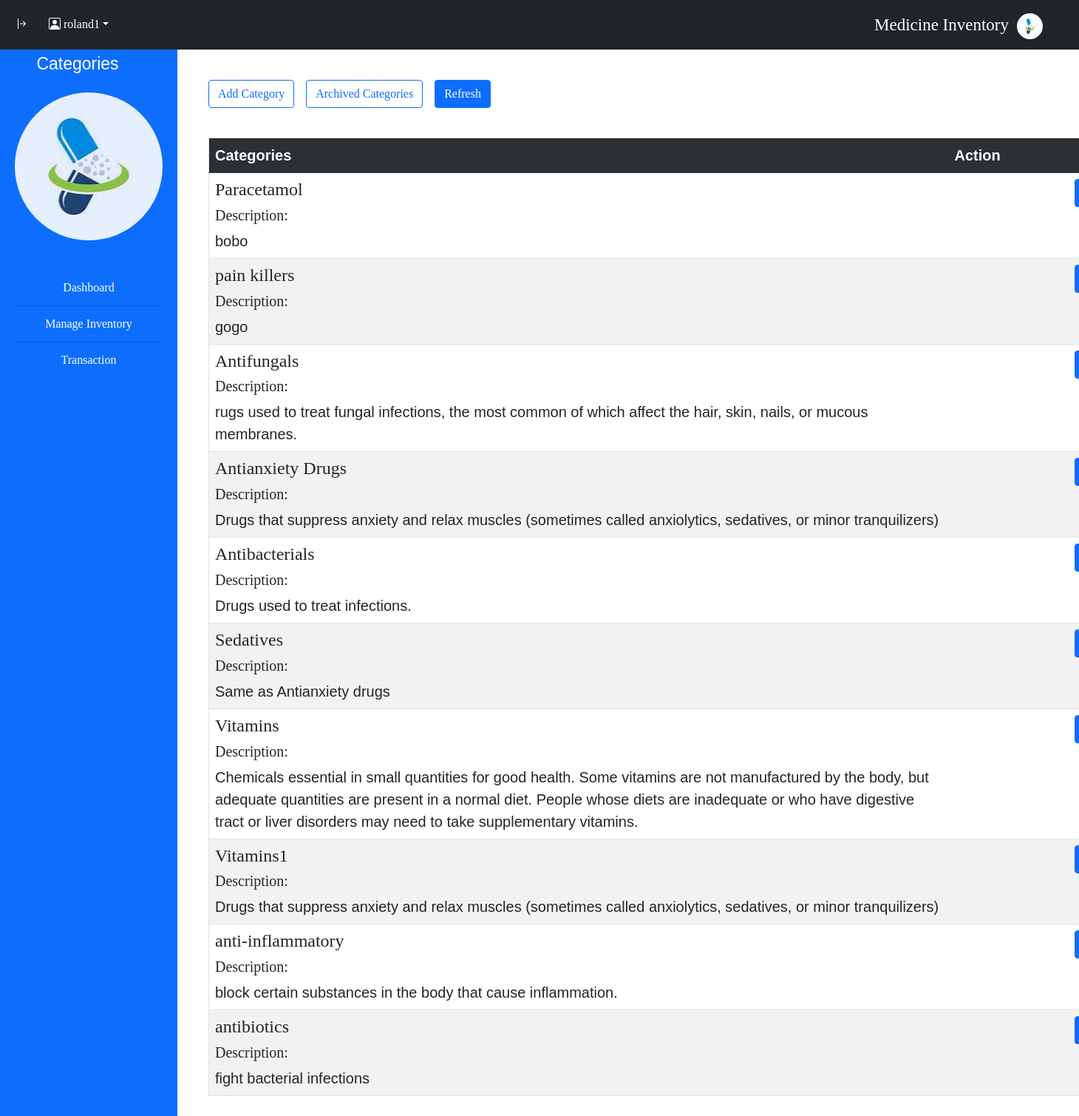
Page /php/categories.php (signed in) on the committed database.
### tables this page shows
CREATE TABLE `accounts` (
  `Acc_Id` int(11) NOT NULL,
  `Acc_username` varchar(50) NOT NULL,
  `Acc_password` varchar(50) NOT NULL,
  `Acc_email` varchar(50) NOT NULL,
  `Acc_date` date NOT NULL,
  `Acc_time` time NOT NULL,
  `Acc_status` varchar(50) NOT NULL
);

CREATE TABLE `categories` (
  `id` int(11) NOT NULL,
  `name` varchar(20) NOT NULL,
  `description` longtext NOT NULL,
  `archive` int(11) NOT NULL
);

### php/categories.php (the view, shortened to what this page needs)
<?php
 $servername = "localhost";
    $username = "root";
    $password = "";
    $dbname = "medicine_inventory";
    $conn = new mysqli($servername, $username, $password, $dbname);
    $usId =  $_SESSION['user_id'];
    if($usId != false){
            $sql = "SELECT * FROM `accounts` WHERE Acc_id = $usId";
            $result = $conn->query($sql);
            if ($result->num_rows > 0) {
                $row = $result->fetch_assoc();
                $userN = $row['Acc_username'];
            }
    }else{
        echo "<script>alert('no data found');
        document.location.href = 'logout.php';
    </script>";
    }
?>
<!DOCTYPE html>
<html lang="en">
<head>
    <link rel="stylesheet" type="text/css" href="..//css/mainTable.css?v=2"/>
    <link rel="stylesheet" type="text/css" href="..//css/manage.css?v=2" />
    <link href="https://cdn.jsdelivr.net/npm/bootstrap@5.0.2/dist/css/bootstrap.min.css" rel="stylesheet">
    <link rel="stylesheet" href="https://cdn.jsdelivr.net/npm/bootstrap-icons@1.11.3/font/bootstrap-icons.min.css">
</head>
<body>
<body >
<div class="containers-lg-12">
<nav id="sidebar" class="sidebar d-lg-block sidebar sidebar bg-primary">
<p class ="text-white">Categories</p>
<br>
<div class="imager"></div>
<br>
  <div class="position-sticky">
    <div class="list-group list-group-flush mx-3 mt-4">
    <a href="dashboard.php" class="list-group-item list-group-item-action py-2 ripple">
        Dashboard
      </a>
      <a  href="mangeStock.php" class="list-group-item list-group-item-action py-2 ripple">
        Manage Inventory
      </a>
      <a href="transactions.php" class="list-group-item list-group-item-action py-2 ripple">
        Transaction
      </a>
    </div>
  </div>
</nav>
<div class="mt-3">*</div>
        <div class="container-fluid mt-5" id="contents">
  <nav class="navbar navbar-expand-lg navbar-dark bg-dark fixed-top p-2">
    <button onclick="sidebarShow()" type="button" id="sidebarCollapse" class="btn btn-dark">
    <i class="bi bi-arrow-bar-right"></i>
    </button>
    <div class="btn-group">
    <a class="nav-link dropdown-toggle" style="color: white" href="#" id="navbarDropdown" role="button" data-bs-toggle="dropdown"><i class="bi bi-person-square"></i><?php echo '   '.$userN?></a>
          </div>
    <div class="medIn">
    <p class ="text-white">Medicine Inventory</p>
    <div class="logoImg"><img class="logoImg" src="../image/meds.jpg" alt="" width="35px" height="35px"></div>
    </div>
  </nav>
  <div class="supAdd">
  <button class="btn btn-outline-primary me-3" id="addMed" onclick="openCat()">Add Category</button>
  <button class="btn btn-outline-primary me-3" id="fetchArch" onclick="fetchArchive(1,'category')">Archived Categories</button>
  <button class="btn btn-primary" id="fetchNone" onclick="window.location.href = 'categories.php'">Refresh</button>
  </div>
<?php
    $servername = "localhost";
    $username = "root";
    $password = "";
    $dbname = "medicine_inventory";
    $conn = new mysqli($servername, $username, $password, $dbname);
    $sql = "SELECT * FROM categories where archive = 0";
    $result = $conn->query($sql);
    ?>
    <div id="tableData">
    <table class="table text-start table-striped table-hover">
        <tr class="table-dark text-start">
            <th>Categories</th>
            <th>Action</th>
        </tr>
        <?php
        if ($result->num_rows > 0) {
            while ($row = $result->fetch_assoc()) {
                echo "<tr class = 'text-start thead-dark ' onclick=\"populateCat(" . $row["id"] . ", '" . $row["name"] ."','".$row["description"]."')\">";
                echo "<td><h4>" . $row["name"] . "</h4>
                <h5>Description:</h5>
                ".$row["description"]."
                </td>";
                echo "<td> <div class ='butoon'><button id = 'edit' class = ' btn btn-primary editButon' onclick='openSupForm()'>Edit</button>
                </div></td>";
                echo "</tr>";
            }
        } else {
            echo "<tr><td colspan='3'>No data found</td></tr>";
        }
        ?>
    </table>
    </div>
    </div>
    </div>
</body>
</html>

### css/mainTable.css (style rules this page uses)
* { font-family: 'Libre Baskerville', serif; }
body { font-family: Arial, sans-serif; background-color: #f4f4f4; margin: 20px; }
table { width: 100%; border-collapse: collapse; margin-top: 20px; border: solid 5px; }
table, th, td { border: 1px solid #ddd; font-family: 'Franklin Gothic Medium', 'Arial Narrow', Arial, sans-serif; font-size: 20px; }
th, td { padding: 12px; word-wrap: break-word; max-width: 200px; }
th { background-color: #4CAF50; color: white; }
.sidebar p { font-family: 'Franklin Gothic Medium', 'Arial Narrow', Arial, sans-serif !important; font-size: 23px; position: relative; top: 5px; margin-right: 30px; }
.sidebar { position: fixed; top: 0; bottom: 0; left: 0; margin-top: 50px; padding: 20px 0 0; box-shadow: 0 2px 5px 0 rgb(0 0 0 / 5%), 0 2px 10px 0 rgb(0 0 0 / 5%); width: 240px; z-index: 600; line-height: 1; text-align: center; }
.sidebar a { background-color: transparent; color: white; line-height: 2; }
.editButon { background-color: #2196f3; color: white; border: none; padding: 6px 12px; text-align: center; text-decoration: none; display: inline-block; font-size: 12px; cursor: pointer; border-radius: 4px; }
.butoon { display: flex; align-items: center; justify-content: space-evenly; width: 100%; }
#tableData { padding: 20px; }
#contents { margin-left: 250px; transition: all 0.3s; }
.imager { width: 200px; height: 200px; border-radius: 120px; background-position: center; opacity: 0.9; background-image: url(../image/meds.jpg); margin: 0 auto; }
.medIn { font-family: 'Franklin Gothic Medium', 'Arial Narrow', Arial, sans-serif !important; font-size: 23px; position: relative; top: 9px; margin-right: 30px; margin-left:auto; display: flex; justify-content: space-evenly; width: 250px; }
.logoImg { height: 35px; width: 35px; border-radius: 120px; }

### css/manage.css (style rules this page uses)
* { font-family: 'Libre Baskerville', serif; }
.supAdd { display: flex; align-items: center; padding: 20px 0px 0px 20px; }

### rows in the picture
accounts: Acc_username "roland1"
categories: name "Paracetamol", description "bobo"
categories: name "pain killers", description "gogo"
categories: name "Antifungals", description "rugs used to treat fungal infections, the most common of which affect the hair, skin, nails, or mucous membranes."
categories: name "Antianxiety Drugs", description "Drugs that suppress anxiety and relax muscles (sometimes called anxiolytics, sedatives, or minor tranquilizers)"
categories: name "Antibacterials", description "Drugs used to treat infections."
categories: name "Sedatives", description "Same as Antianxiety drugs"
categories: name "Vitamins", description "Chemicals essential in small quantities for good health. Some vitamins are not manufactured by the body, but adequate quantities are present in a normal diet. People whose diets are inadequate or who have digestive tract or liver disorders may need to take supplementary vitamins."
categories: name "Vitamins1", description "Drugs that suppress anxiety and relax muscles (sometimes called anxiolytics, sedatives, or minor tranquilizers)"
categories: name "anti-inflammatory", description "block certain substances in the body that cause inflammation."
categories: name "antibiotics", description "fight bacterial infections"
